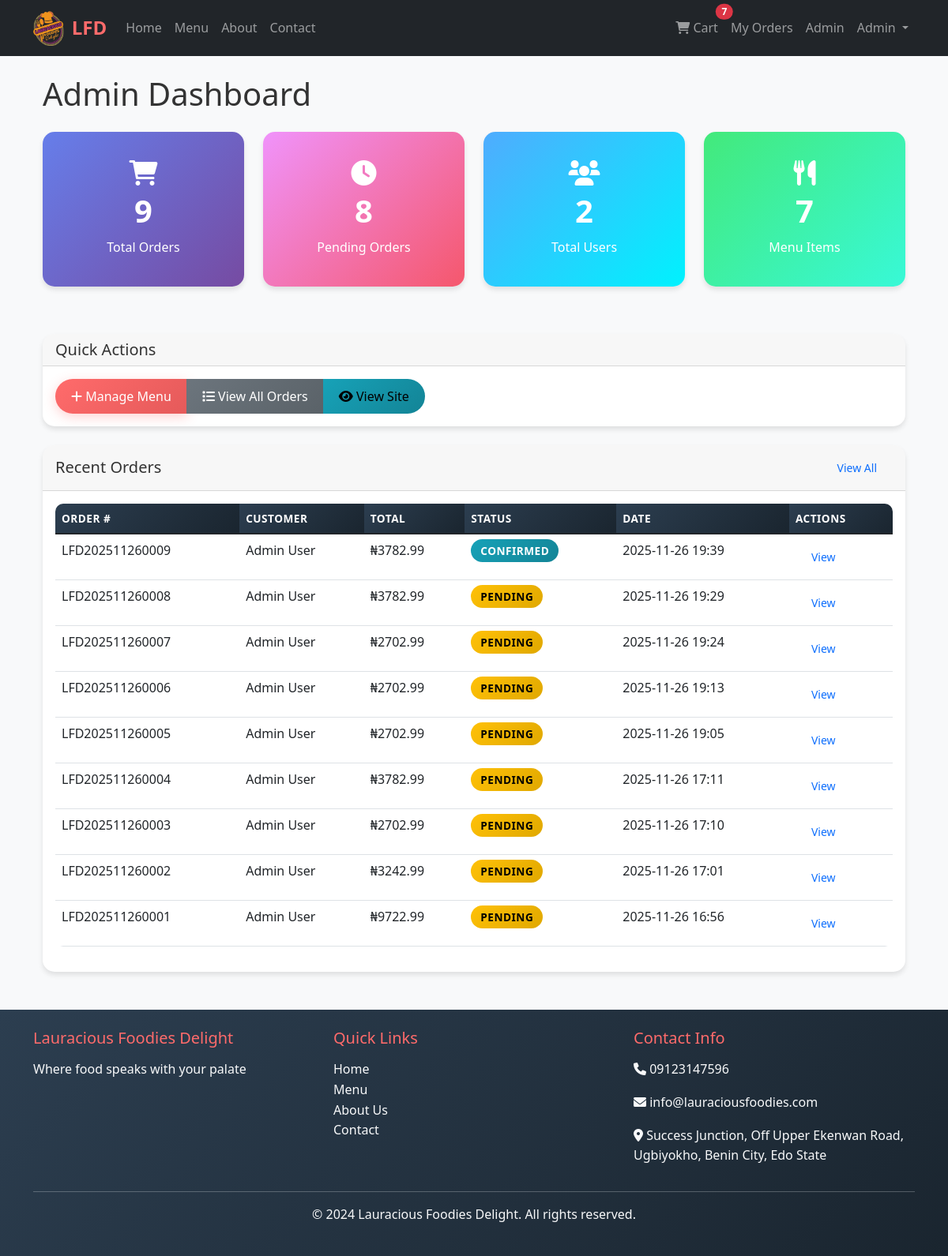
The page /admin/dashboard (signed in) on the database as committed earlier.
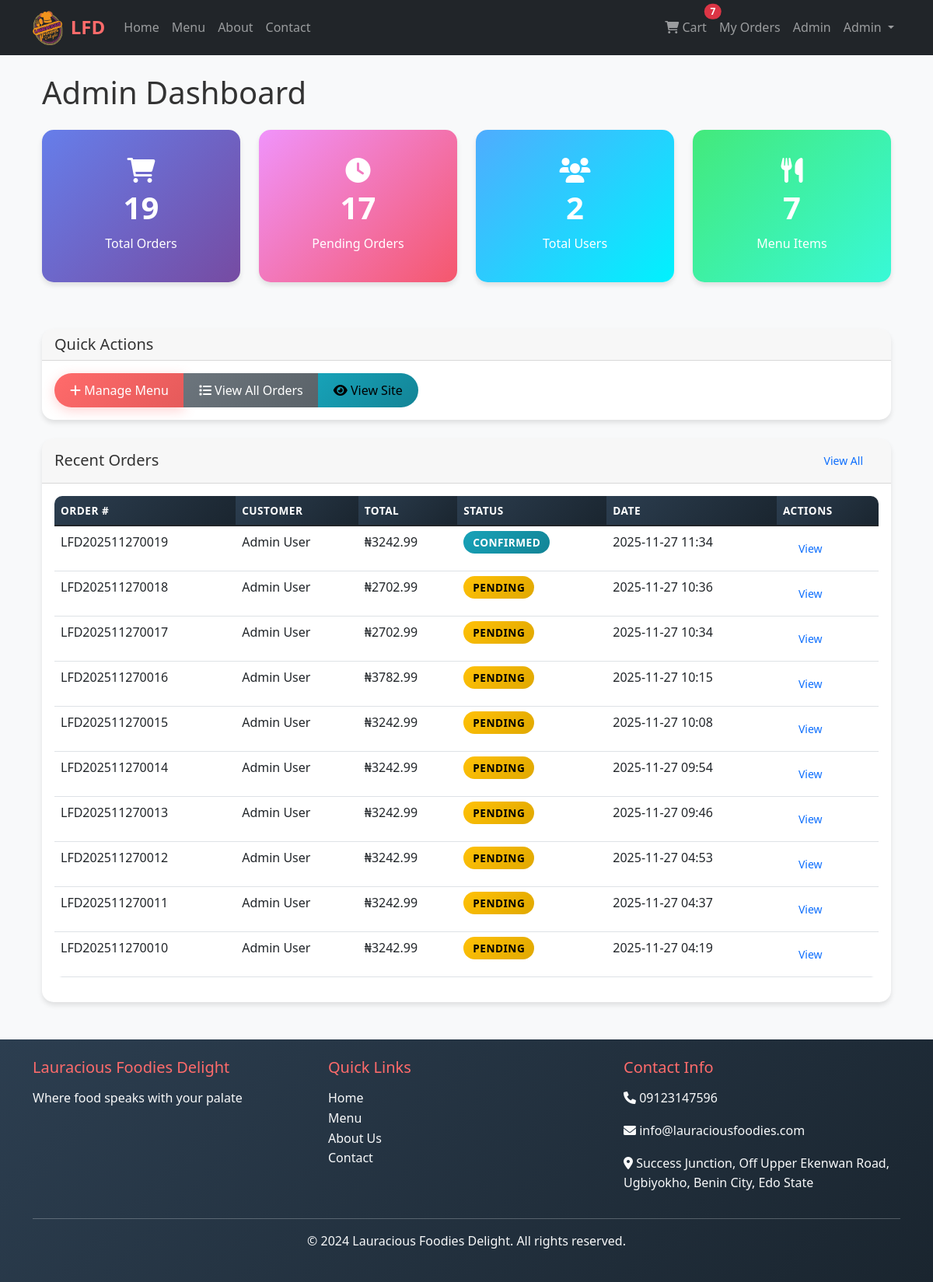
The same page on the database as committed later.
### app/models.py (models this page shows, shortened)
class Order(db.Model):
    id = db.Column(db.Integer, primary_key=True)
    order_number = db.Column(db.String(20), unique=True, nullable=False)
    customer_id = db.Column(db.Integer, db.ForeignKey('user.id'), nullable=False)
    total_amount = db.Column(db.Float, nullable=False, default=0.0)
    status = db.Column(db.String(20), default='pending')
    payment_method = db.Column(db.String(50))
    delivery_address = db.Column(db.Text)
    phone_number = db.Column(db.String(20))
    notes = db.Column(db.Text)
    created_at = db.Column(db.DateTime, default=datetime.utcnow)
    updated_at = db.Column(db.DateTime, default=datetime.utcnow, onupdate=datetime.utcnow)
    paystack_ref   = db.Column(db.String(40), unique=True, nullable=True)
    payment_status = db.Column(db.String(20), default='pending')
    order_items = db.relationship('OrderItem', backref='order', lazy='dynamic', cascade='all, delete-orphan')

class User(UserMixin, db.Model):
    id = db.Column(db.Integer, primary_key=True)
    username = db.Column(db.String(80), unique=True, nullable=False)
    email = db.Column(db.String(120), unique=True, nullable=False)
    password_hash = db.Column(db.String(128))
    first_name = db.Column(db.String(50), nullable=False)
    last_name = db.Column(db.String(50), nullable=False)
    phone = db.Column(db.String(20))
    address = db.Column(db.Text)
    is_admin = db.Column(db.Boolean, default=False)
    created_at = db.Column(db.DateTime, default=datetime.utcnow)
    orders = db.relationship('Order', backref='customer', lazy='dynamic')

### app/routes/admin.py (the view)
@bp.route('/dashboard')
def dashboard():
    total_orders = Order.query.count()
    pending_orders = Order.query.filter_by(status='pending').count()
    total_users = User.query.count()
    total_items = MenuItem.query.count()
    recent_orders = Order.query.order_by(Order.created_at.desc()).limit(10).all()
    return render_template('admin/dashboard.html',
                         total_orders=total_orders,
                         pending_orders=pending_orders,
                         total_users=total_users,
                         total_items=total_items,
                         recent_orders=recent_orders)

### app/routes/admin.py (called while the page is built)
@bp.before_request
@login_required
def require_admin():
    if not current_user.is_admin:
        flash('Access denied. Admin privileges required.', 'danger')
        return redirect(url_for('main.index'))

### app/templates/admin/dashboard.html (shortened to what the changed rows need)
{% extends "base.html" %}
{% block content %}
<div class="container-fluid">
    <h1 class="mb-4">Admin Dashboard</h1>
    <div class="row mb-4">
        <div class="col-lg-3 col-md-6 mb-3">
            <div class="card admin-card text-center">
                <div class="card-body">
                    <i class="fas fa-shopping-cart fa-2x mb-2"></i>
                    <h3>{{ total_orders }}</h3>
                    <p class="mb-0">Total Orders</p>
                </div>
            </div>
        </div>
        <div class="col-lg-3 col-md-6 mb-3">
            <div class="card admin-card text-center" style="background: linear-gradient(135deg, #f093fb 0%, #f5576c 100%);">
                <div class="card-body">
                    <i class="fas fa-clock fa-2x mb-2"></i>
                    <h3>{{ pending_orders }}</h3>
                    <p class="mb-0">Pending Orders</p>
                </div>
            </div>
        </div>
    </div>
    <div class="row">
        <div class="col-12">
            <div class="card">
                <div class="card-body">
                    <div class="table-responsive">
                        <table class="table table-hover">
                            <thead>
                                <tr>
                                    <th>Order #</th>
                                    <th>Customer</th>
                                    <th>Total</th>
                                    <th>Status</th>
                                    <th>Date</th>
                                    <th>Actions</th>
                                </tr>
                            </thead>
                            <tbody>
                                {% for order in recent_orders %}
                                <tr>
                                    <td>{{ order.order_number }}</td>
                                    <td>{{ order.customer.first_name }} {{ order.customer.last_name }}</td>
                                    <td>₦{{ "%.2f"|format(order.total_amount) }}</td>
                                    <td>
                                        <span class="order-status status-{{ order.status }}">{{ order.status.title() }}</span>
                                    </td>
                                    <td>{{ order.created_at.strftime('%Y-%m-%d %H:%M') }}</td>
                                    <td>
                                        <a href="{{ url_for('admin.orders') }}" class="btn btn-sm btn-outline-primary">View</a>
                                    </td>
                                </tr>
                                {% endfor %}
                            </tbody>
                        </table>
                    </div>
                </div>
            </div>
        </div>
    </div>
</div>
{% endblock %}

Rows that differ between the two databases and show on the page:
no longer on this page (row unchanged): Order: order_number "LFD202511260009", customer.first_name "Admin", customer.last_name "User", total_amount "3782.99", status "CONFIRMED", created_at "2025-11-26 19:39"
no longer on this page (row unchanged): Order: order_number "LFD202511260008", customer.first_name "Admin", customer.last_name "User", total_amount "3782.99", status "PENDING", created_at "2025-11-26 19:29"
no longer on this page (row unchanged): Order: order_number "LFD202511260007", customer.first_name "Admin", customer.last_name "User", total_amount "2702.99", status "PENDING", created_at "2025-11-26 19:24"
no longer on this page (row unchanged): Order: order_number "LFD202511260006", customer.first_name "Admin", customer.last_name "User", total_amount "2702.99", status "PENDING", created_at "2025-11-26 19:13"
no longer on this page (row unchanged): Order: order_number "LFD202511260005", customer.first_name "Admin", customer.last_name "User", total_amount "2702.99", status "PENDING", created_at "2025-11-26 19:05"
no longer on this page (row unchanged): Order: order_number "LFD202511260004", customer.first_name "Admin", customer.last_name "User", total_amount "3782.99", status "PENDING", created_at "2025-11-26 17:11"
no longer on this page (row unchanged): Order: order_number "LFD202511260003", customer.first_name "Admin", customer.last_name "User", total_amount "2702.99", status "PENDING", created_at "2025-11-26 17:10"
no longer on this page (row unchanged): Order: order_number "LFD202511260002", customer.first_name "Admin", customer.last_name "User", total_amount "3242.99", status "PENDING", created_at "2025-11-26 17:01"
no longer on this page (row unchanged): Order: order_number "LFD202511260001", customer.first_name "Admin", customer.last_name "User", total_amount "9722.99", status "PENDING", created_at "2025-11-26 16:56"
added Order: order_number "LFD202511270019", customer.first_name "Admin", customer.last_name "User", total_amount "3242.99", status "CONFIRMED", created_at "2025-11-27 11:34"
added Order: order_number "LFD202511270018", customer.first_name "Admin", customer.last_name "User", total_amount "2702.99", status "PENDING", created_at "2025-11-27 10:36"
added Order: order_number "LFD202511270017", customer.first_name "Admin", customer.last_name "User", total_amount "2702.99", status "PENDING", created_at "2025-11-27 10:34"
added Order: order_number "LFD202511270016", customer.first_name "Admin", customer.last_name "User", total_amount "3782.99", status "PENDING", created_at "2025-11-27 10:15"
added Order: order_number "LFD202511270015", customer.first_name "Admin", customer.last_name "User", total_amount "3242.99", status "PENDING", created_at "2025-11-27 10:08"
added Order: order_number "LFD202511270014", customer.first_name "Admin", customer.last_name "User", total_amount "3242.99", status "PENDING", created_at "2025-11-27 09:54"
added Order: order_number "LFD202511270013", customer.first_name "Admin", customer.last_name "User", total_amount "3242.99", status "PENDING", created_at "2025-11-27 09:46"
added Order: order_number "LFD202511270012", customer.first_name "Admin", customer.last_name "User", total_amount "3242.99", status "PENDING", created_at "2025-11-27 04:53"
added Order: order_number "LFD202511270011", customer.first_name "Admin", customer.last_name "User", total_amount "3242.99", status "PENDING", created_at "2025-11-27 04:37"
added Order: order_number "LFD202511270010", customer.first_name "Admin", customer.last_name "User", total_amount "3242.99", status "PENDING", created_at "2025-11-27 04:19"
Other text that changed with them:
{{ total_orders }}: "9" → "19"
{{ pending_orders }}: "8" → "17"
